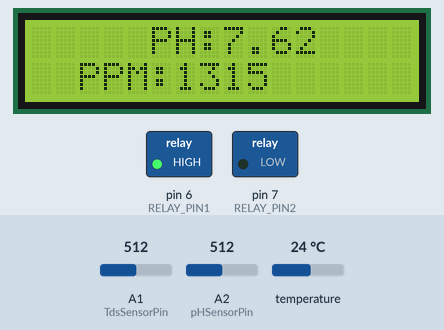
This sketch was run on a simulated Arduino Nano, built with avr-gcc and run on an emulated ATmega328P. Parts: 16×2 character LCD, switched loads named in the sketch (green lamp = pin HIGH). The inputs (shaded band) are chosen by the test bench; at power-on: A2 (pHSensorPin) = 512, A1 (TdsSensorPin) = 512, temperature 24 °C. What the sketch prints to the serial monitor is not drawn.

Above: at 4.0 s.
4.1 s: A2 (pHSensorPin) set to 542
8.9 s: A2 (pHSensorPin) set to 569
At 9.7 s:
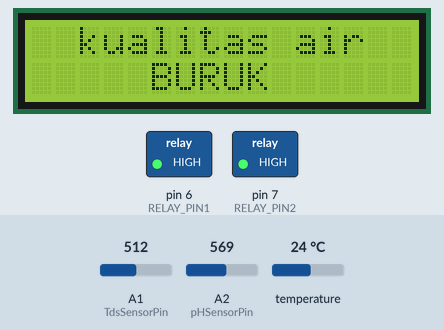
15.4 s: A2 (pHSensorPin) set to 579
At 19.9 s:
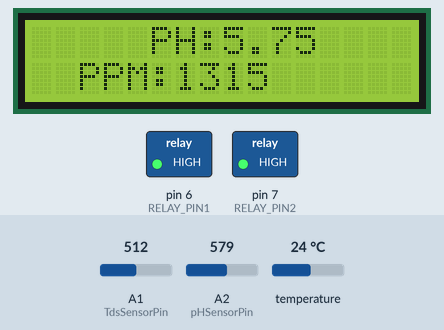
20.9 s: A2 (pHSensorPin) set to 598
At 22.4 s:
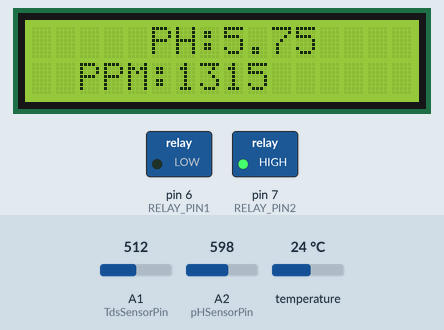
27.4 s: A1 (TdsSensorPin) set to 521
30.3 s: A1 (TdsSensorPin) set to 542
At 36.3 s:
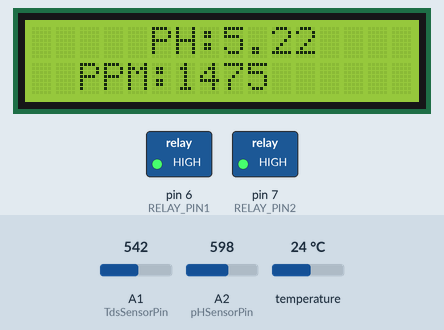
Timing chart, 0 to 37.8 s (numbered marks = the images above; inputs shaded):
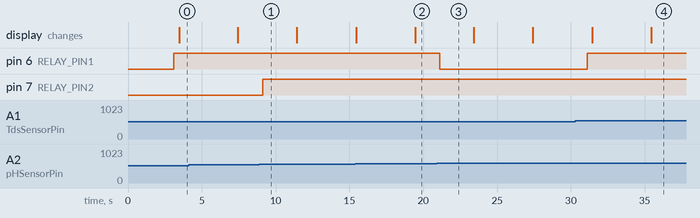

Measured:
- the behaviour switches between 552 and 553 on A2 (pHSensorPin) (found by bisection; images 0 and 1)
- the behaviour switches between 587 and 588 on A2 (pHSensorPin) (found by bisection; images 2 and 3)
- the behaviour switches between 528 and 529 on A1 (TdsSensorPin) (found by bisection; images 3 and 4)
- after the input at 8.9 s, pin 7 (RELAY_PIN2): LOW → HIGH after 0.21 s
- after the input at 15.4 s, the display: first differs from a run without the input after 4.0 s (image 2)
- after the input at 20.9 s, pin 6 (RELAY_PIN1): HIGH → LOW after 0.21 s
- after the input at 30.3 s, pin 6 (RELAY_PIN1): LOW → HIGH after 0.81 s

The sketch:

nano.ino
```cpp
#include <SoftwareSerial.h>
#include <LiquidCrystal_I2C.h>
#include <Wire.h>
#include <OneWire.h>
#include <DallasTemperature.h>
#include <EEPROM.h>
#include "GravityTDS.h"

// LCD 16x2
LiquidCrystal_I2C lcd(0x27, 16, 2);
bool tampilSensorData = false;
unsigned long lastBlinkTime = 0;
const unsigned long BLINK_INTERVAL = 3000;

// Serial komunikasi ke NodeMCU
#define ARDUINO_TX_PIN 2
#define ARDUINO_RX_PIN 3
SoftwareSerial nodeSerial(ARDUINO_RX_PIN, ARDUINO_TX_PIN);

// TDS
#define TdsSensorPin A1
float tdsValue = 0;
float tdsVoltage;
float temperature = 25;
GravityTDS gravityTds;

// pH
#define pHSensorPin A2
float calibration_value = 21.34 + 0.54;
unsigned long int avgval;
int buffer_arr[10], temp;
float pHValue;

// Suhu
#define ONE_WIRE_BUS 4
OneWire oneWire(ONE_WIRE_BUS);
DallasTemperature suhuSensor(&oneWire);
float suhu;

// Relay
#define RELAY_PIN1 6  // pH-UP
#define RELAY_PIN2 7  // pH-DOWN

// Status pompa
String sRelay1 = "MATI";
String sRelay2 = "MATI";
unsigned long relayStartUp = 0;
unsigned long relayStartDown = 0;
int relayDurationUp = 0;
int relayDurationDown = 0;
bool relayUpAktif = false;
bool relayDownAktif = false;

// Waktu
unsigned long lastSendTime = 0;
const unsigned long SEND_INTERVAL = 2000;

// Fuzzy variable
float z_kualitas, z_up, z_down;
int kualitas;
String kualitasAir = "----";

void setup() {
  Serial.begin(9600);
  nodeSerial.begin(9600);

  pinMode(RELAY_PIN1, OUTPUT);
  pinMode(RELAY_PIN2, OUTPUT);

  lcd.init();
  lcd.backlight();

  suhuSensor.begin();
  gravityTds.setPin(TdsSensorPin);
  gravityTds.setAref(5.0);
  gravityTds.setAdcRange(1024);
  gravityTds.begin();

  Serial.println("Sistem Siap!");
}

void loop() {
  unsigned long now = millis();
  updateRelayStatus();

  if (now - lastSendTime >= SEND_INTERVAL) {
    bacaSensor();
    fuzzySugeno(pHValue, tdsValue);
    updateRelayStatus();
    tampilSerial();
    sendSensorData();
    lastSendTime = now;
  }

  tampilLCD();
  checkNodeMCUResponse();
}

void bacaSensor() {
  // Sensor suhu
  suhuSensor.requestTemperatures();
  float suhuBaca = suhuSensor.getTempCByIndex(0);
  if (suhuBaca == -127.0 || suhuBaca == DEVICE_DISCONNECTED_C) {
    Serial.println(" Error: Sensor suhu gagal baca! Menggunakan suhu default 25°C");
    suhu = 25.0;
  } else {
    suhu = suhuBaca;
  }

  // Tds
  gravityTds.setTemperature(temperature);
  gravityTds.update();
  tdsValue = gravityTds.getTdsValue();

  // Sensor pH
  for (int i = 0; i < 10; i++) {
    buffer_arr[i] = analogRead(pHSensorPin);
    delay(30);
  }

  // Urutkan data
  for (int i = 0; i < 9; i++) {
    for (int j = i + 1; j < 10; j++) {
      if (buffer_arr[i] > buffer_arr[j]) {
        temp = buffer_arr[i];
        buffer_arr[i] = buffer_arr[j];
        buffer_arr[j] = temp;
      }
    }
  }

  // Ambil rata-rata dari data tengah
  avgval = 0;
  for (int i = 2; i < 8; i++)
    avgval += buffer_arr[i];

  // Konversi hasil analog ke voltage
  float volt = (float)avgval * 5.0 / 1023.0 / 6;
  pHValue = -5.70 * volt + calibration_value;
}

void tampilSerial() {
  Serial.print("Get Data - PPM: ");
  Serial.print(tdsValue,0);
  Serial.print(" pH: ");
  Serial.print(pHValue,2);
  Serial.print(" suhu air: ");
  Serial.print(suhu,1);
  Serial.print(" Kualitas Air: ");
  Serial.println(kualitasAir);
  Serial.print("Status pompa1: ");
  Serial.print(sRelay1);
  Serial.print(" Status pompa2: ");
  Serial.print(sRelay2);
  Serial.print(" Waktu pompa1: ");
  Serial.print(relayDurationUp / 1000.0);
  Serial.print(" Waktu pompa2 : ");
  Serial.println(relayDurationDown / 1000.0);
}

void tampilLCD() {

  if (millis() - lastBlinkTime >= BLINK_INTERVAL) {
    lastBlinkTime = millis();
    lcd.clear();

    if (tampilSensorData) {
      lcd.backlight();
      lcd.setCursor(2, 0);
      lcd.print("kualitas air");

      if (kualitasAir == "BURUK" || kualitasAir == "BAIK"){
        lcd.setCursor (5, 1);
      }else{
        lcd.setCursor(3,1);
      }
      lcd.print(kualitasAir);

    } else {
      lcd.setCursor(5, 0);
      lcd.print("PH:");
      lcd.print(pHValue, 2);

      if (tdsValue < 1000) {
        lcd.setCursor(4, 1);
      } else {
        lcd.setCursor(2, 1);
      }
      lcd.print("PPM:");
      lcd.print(tdsValue, 0);
    }
    tampilSensorData = !tampilSensorData;
  }
}

void sendSensorData() {
  String dataPacket = "SUHU:" + String(suhu, 1) +
                      ",PPM:" + String(tdsValue, 0) +
                      ",pH:" + String(pHValue, 2) +
                      ",KA:" + kualitasAir +
                      ",P1:" + sRelay1 +
                      ",P2:" + sRelay2 +
                      ",WP1:" + String(relayDurationUp / 1000.0, 2) +
                      ",WP2:" + String(relayDurationDown / 1000.0, 2) +
                      ",OKA:" + String(z_kualitas) +
                      ",OP1:" + String(z_up) +
                      ",OP2:" + String(z_down) + ";";

  nodeSerial.println(dataPacket);
  Serial.print(">>> Kirim: " + dataPacket);
  Serial.println("");
}

void updateRelayStatus() {
  unsigned long now = millis();

  if (relayUpAktif && now - relayStartUp >= relayDurationUp) {
    digitalWrite(RELAY_PIN1, HIGH); //OFF
    relayUpAktif = false;
    relayDurationUp = 0;
  }

  if (relayDownAktif && now - relayStartDown >= relayDurationDown) {
    digitalWrite(RELAY_PIN2, HIGH);
    relayDownAktif = false;
    relayDurationDown = 0;
  }

  if (relayUpAktif) {
    sRelay1 = "ON";
  } else {
    sRelay1 = "OFF";
  }

  if (relayDownAktif) {
    sRelay2 = "ON";
  } else {
    sRelay2 = "OFF";
  }

}

void checkNodeMCUResponse() {
  if (nodeSerial.available()) {
    String response = nodeSerial.readStringUntil('\n');
    response.trim();
    if (response.length() > 0) {
      Serial.println("<<< NodeMCU: " + response);
    }
  }
}

// Fuzzy min
float fuzzymin(float a, float b) {
    if (a < b) {
        return a;
    } else {
        return b;
    }
}

// Fuzzifikasi
float sangatAsam(float x) {
  float result;
  if (x <= 4.0) {
    result = 1.0;
  } else if (x < 5.0) {
    result = (5.0 - x) / (5.0 - 4.0);
  } else {
    result = 0.0;
  }
  return result;
}

float asam(float x) {
  float result;
  if (x <= 4.0 || x >= 6.0) {
    result = 0.0;
  } else if (x < 5.5) {
    result = (5.5 - x) / 1.5;
  } else if (x == 5.5) {
    result = 1.0;
  } else {
    result = (6.0 - x) / 0.5;
  }
  return result;
}

float normalPH(float x) {
  float result;
  if (x <= 5.5 || x >= 7.0) {
    result = 0.0;
  } else if (x < 6.5) {
    result = (6.5 - x) / 1.0;
  } else if (x == 6.5) {
    result = 1.0;
  } else {
    result = (7.0 - x) / 0.5;
  }
  return result;
}

float basa(float x) {
  float result;
  if (x <= 6.5 || x >= 8.5) {
    result = 0.0;
  } else if (x < 7.5) {
    result = (7.5 - x) / 1.0;
  } else if (x == 7.5) {
    result = 1.0;
  } else {
    result = (8.5 - x) / 1.0;
  }
  return result;
}

float sangatBasa(float x) {
  float result;

  if (x <= 8.0 || x >= 14.0) {
    result = 0.0;
  } else if (x > 8.0 && x < 11.0) {
    result = (x - 8.0) / (11.0 - 8.0);  // naik dari 0 ke 1
  } else if (x >= 11.0 && x <= 14.0) {
    result = 1.0;  // tetap 1 pada rentang ini
  }

  return result;
}

float rendahPPM(float x) {
  float result;

  if (x <= 0.0 || x >= 570.0) {
    result = 0.0;
  } else if (x <= 200.0) {
    result = 1.0;
  } else { // 200 < x < 570
    result = (570.0 - x) / (570.0 - 200.0);
  }

  return result;
}

float normalPPM(float x) {
  float result;
  if (x <= 560.0 || x >= 840.0) {
    result = 0.0;
  } else if (x < 680.0) {
    result = (680.0 - x) / 120.0;
  } else if (x == 680.0) {
    result = 1.0;
  } else {
    result = (840.0 - x) / 160.0;
  }
  return result;
}

float tinggiPPM(float x) {
  float result;

  if (x <= 830.0 || x >= 1400.0) {
    result = 0.0;
  } else if (x > 830.0 && x < 1100.0) {
    result = (x - 830.0) / (1100.0 - 830.0);
  } else { // 1100 <= x <= 1400
    result = 1.0;
  }

  return result;
}

struct Rule {
  float mu;
  int outkualitas;
  int outUp;
  int outDown;
};

void fuzzySugeno(float ph, float ppm) {
  float muSangatAsam = sangatAsam(ph);
  float muAsam = asam(ph);
  float muNormalPH = normalPH(ph);
  float muBasa = basa(ph);
  float muSangatBasa = sangatBasa(ph);

  float muRendah = rendahPPM(ppm);
  float muNormalPPM = normalPPM(ppm);
  float muTinggi = tinggiPPM(ppm);

  // Rulebase
  Rule rules[15];
  int index = 0;
  rules[index++] = { fuzzymin(muSangatAsam, muRendah), 0, 5, 0 }; // Kualitas air, pompa 1 (basa/up), pompa 2 (asam/down)
  rules[index++] = { fuzzymin(muAsam, muRendah),       0, 2, 0 };
  rules[index++] = { fuzzymin(muNormalPH, muRendah),   1, 0, 0 };
  rules[index++] = { fuzzymin(muBasa, muRendah),       0, 0, 2 };
  rules[index++] = { fuzzymin(muSangatBasa, muRendah), 0, 0, 5 };
  rules[index++] = { fuzzymin(muSangatAsam, muNormalPPM), 0, 5, 0 };
  rules[index++] = { fuzzymin(muAsam, muNormalPPM),       0, 2, 0 };
  rules[index++] = { fuzzymin(muNormalPH, muNormalPPM),   2, 0, 0 };
  rules[index++] = { fuzzymin(muBasa, muNormalPPM),       0, 0, 2 };
  rules[index++] = { fuzzymin(muSangatBasa, muNormalPPM), 0, 0, 5 };
  rules[index++] = { fuzzymin(muSangatAsam, muTinggi),    0, 5, 0 };
  rules[index++] = { fuzzymin(muAsam, muTinggi),          0, 2, 0 };
  rules[index++] = { fuzzymin(muNormalPH, muTinggi),      1, 0, 0 };
  rules[index++] = { fuzzymin(muBasa, muTinggi),          0, 0, 2 };
  rules[index++] = { fuzzymin(muSangatBasa, muTinggi),    0, 0, 5 };

  // Inferensi + Defuzzifikasi Sugeno
  float sumMu = 0, sumKualitas = 0, sumUp = 0, sumDown = 0;
  for (int i = 0; i < 15; i++) {
    sumMu += rules[i].mu;
    sumKualitas += rules[i].mu * rules[i].outkualitas;
    sumUp += rules[i].mu * rules[i].outUp;
    sumDown += rules[i].mu * rules[i].outDown;
  }

  if (sumMu == 0) {
    z_kualitas = z_up = z_down = 0;
  } else {
    z_kualitas = sumKualitas / sumMu;
    z_up       = sumUp / sumMu;
    z_down     = sumDown / sumMu;
  }

  Serial.println(" --- Hasil deffuzifikasi ---");
  Serial.println("pH = " + String(pHValue));
  Serial.println("PPM = " + String(tdsValue));
  Serial.println("Kualitas = " + String(z_kualitas));
  Serial.println("Pompa Up = " + String(z_up));
  Serial.println("Pompa Down = " + String(z_down));

  if (z_kualitas < 0.5) {
    kualitasAir = "BURUK";
  } else if (z_kualitas < 1.5) {
    kualitasAir = "CUKUP BAIK";
  } else {
    kualitasAir = "BAIK";
  }

  // Kontrol relay
  unsigned long now = millis();

  if (z_up < 1 && z_down < 1) {
    // Kondisi normal
    sRelay1 = "OFF"; relayDurationUp = 0; relayUpAktif = false;
    sRelay2 = "OFF"; relayDurationDown = 0; relayDownAktif = false;
    digitalWrite(RELAY_PIN1, HIGH);  // relay OFF
    digitalWrite(RELAY_PIN2, HIGH);

  } else if (z_up >= 1 && z_up <= 3.5 && z_down < 1) {
    // Kondisi asam
    sRelay1 = "ON"; relayDurationUp = 2000;
    relayStartUp = now; relayUpAktif = true;
    digitalWrite(RELAY_PIN1, LOW);   // relay ON
    sRelay2 = "OFF"; relayDurationDown = 0; relayDownAktif = false;
    digitalWrite(RELAY_PIN2, HIGH);

  } else if (z_up > 3.5 && z_down < 1) {
    // Kondisi sangat asam
    sRelay1 = "ON"; relayDurationUp = 5000;
    relayStartUp = now; relayUpAktif = true;
    digitalWrite(RELAY_PIN1, LOW);
    sRelay2 = "OFF"; relayDurationDown = 0; relayDownAktif = false;
    digitalWrite(RELAY_PIN2, HIGH);

  } else if (z_down >= 1 && z_down <= 3.5 && z_up < 1) {
    // Kondisi basa
    sRelay2 = "ON"; relayDurationDown = 2000;
    relayStartDown = now; relayDownAktif = true;
    digitalWrite(RELAY_PIN2, LOW);
    sRelay1 = "OFF"; relayDurationUp = 0; relayUpAktif = false;
    digitalWrite(RELAY_PIN1, HIGH);

  } else if (z_down > 3.5 && z_up < 1) {
    // Kondisi sangat basa
    sRelay2 = "ON"; relayDurationDown = 5000;
    relayStartDown = now; relayDownAktif = true;
    digitalWrite(RELAY_PIN2, LOW);
    sRelay1 = "OFF"; relayDurationUp = 0; relayUpAktif = false;
    digitalWrite(RELAY_PIN1, HIGH);
  }
}
```
